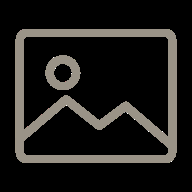
#> input picture infografik-a203/pptx/assets/ic_photo.png, 192 x 192 px
$ python kenburns.py ../../../../../infografik-a203/pptx/assets/ic_photo.png ../../../../../infografik-a203/pptx/assets/belanjawan.png 1.0 1.0 1.0 5
#> lines starting #> are read from the running program, lines starting #| are printed output that depends on the picture
"""Gambar pegun -> klip B-roll 9:16 bergerak (zoom masuk + pan perlahan, butiran filem halus).
Guna: kenburns.py <gambar.png> <output.mp4> [saat=5] [arah_pan=-1|0|1]"""
import subprocess
import sys

import cv2
import numpy as np

W, H, FPS = 1080, 1920, 30
src, out = sys.argv[1], sys.argv[2]
dur = float(sys.argv[3]) if len(sys.argv) > 3 else 5.0
pan = float(sys.argv[4]) if len(sys.argv) > 4 else 0.0
geser = float(sys.argv[5]) if len(sys.argv) > 5 else 0.0   # -1..1: alih bingkai 9:16 ke kiri/kanan
atas = int(sys.argv[6]) if len(sys.argv) > 6 else 0         # >0: turunkan gambar (wajah di bawah logo), atas diisi latar kabur
lebar = float(sys.argv[7]) if len(sys.argv) > 7 else 0.93   # lebar gambar depan berbanding skrin (mod 'atas')

img = cv2.imread(src)
#> img is the input picture: shape (192, 192, 3); mean B, G, R 25.9, 28.2, 29.5
h, w = img.shape[:2]
#> h = 192; w = 192
cw = int(h * 9 / 16)                                   # potong ke 9:16 dari tengah
#> cw = 108
x0 = int(max(0, (w - cw) // 2 + geser * (w - cw) / 2))
#> x0 = 84
img = img[:, x0:x0 + cw]
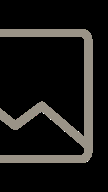
#> img: shape (192, 108, 3); mean B, G, R 22.7, 24.7, 25.9
hd = img.shape[0] >= H * 1.15
#> hd = False
big = cv2.resize(img, (int(W * 1.15), int(H * 1.15)), interpolation=cv2.INTER_AREA if hd else cv2.INTER_LANCZOS4)
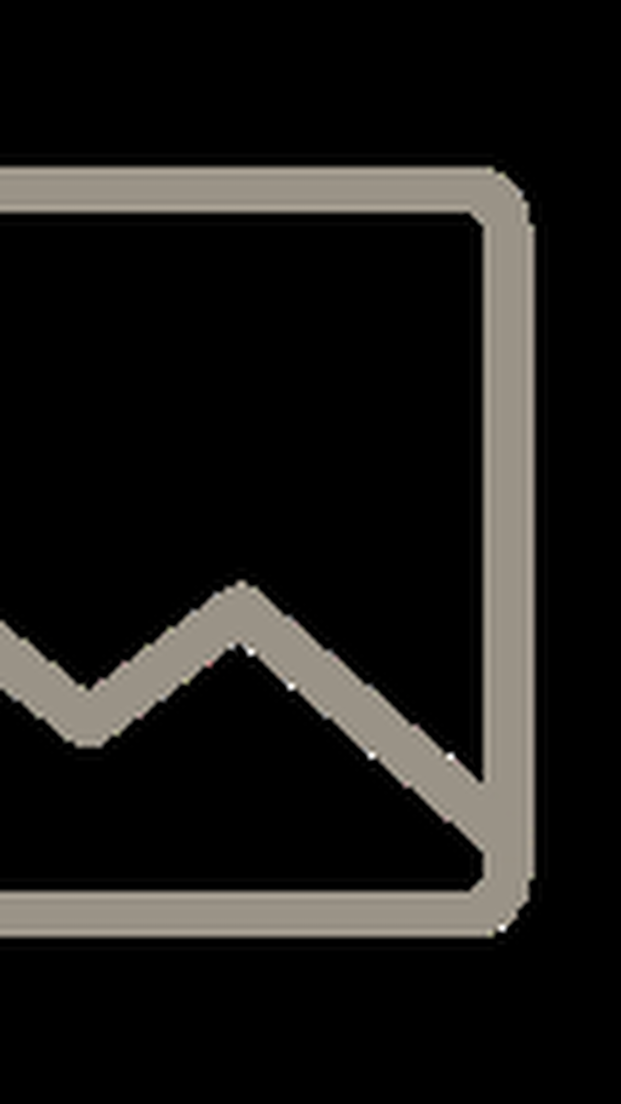
#> big: shape (2208, 1242, 3) (shown at 1/2 size); mean B, G, R 23.2, 25.2, 26.4
if not hd:                                             # gambar kecil: tajamkan sedikit selepas dibesarkan
    blur = cv2.GaussianBlur(big, (0, 0), 2.0)
    big = cv2.addWeighted(big, 1.5, blur, -0.5, 0)
BH, BW = big.shape[:2]
#> BH = 2208; BW = 1242
rng = np.random.default_rng(3)
#> (the run stopped early here; a loop or call above may not have finished)

$ run again, on infografik-a203/pptx/assets/ic_fund.png
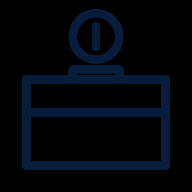
#> input picture infografik-a203/pptx/assets/ic_fund.png, 192 x 192 px
#> img is the input picture: shape (192, 192, 3); mean B, G, R 11.5, 5.6, 1.3
#> `img = img[:, x0:x0 + cw]`:
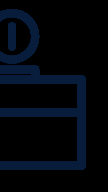
#> img: shape (192, 108, 3); mean B, G, R 12.4, 6.1, 1.4

$ run again, on infografik-a203/pptx/assets/ic_mosque.png
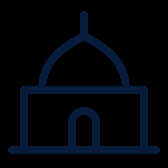
#> input picture infografik-a203/pptx/assets/ic_mosque.png, 168 x 168 px
#> img is the input picture: shape (168, 168, 3); mean B, G, R 10.5, 5.1, 1.2
#> `img = img[:, x0:x0 + cw]`:
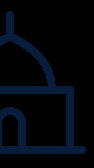
#> img: shape (168, 94, 3); mean B, G, R 11.2, 5.4, 1.3

$ run again, on infografik-a203/pptx/assets/ic_network.png
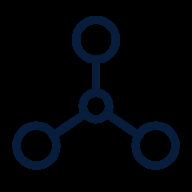
#> input picture infografik-a203/pptx/assets/ic_network.png, 192 x 192 px
#> img is the input picture: shape (192, 192, 3); mean B, G, R 7.7, 3.7, 0.9
#> `img = img[:, x0:x0 + cw]`:
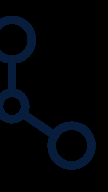
#> img: shape (192, 108, 3); mean B, G, R 8.5, 4.1, 0.9
